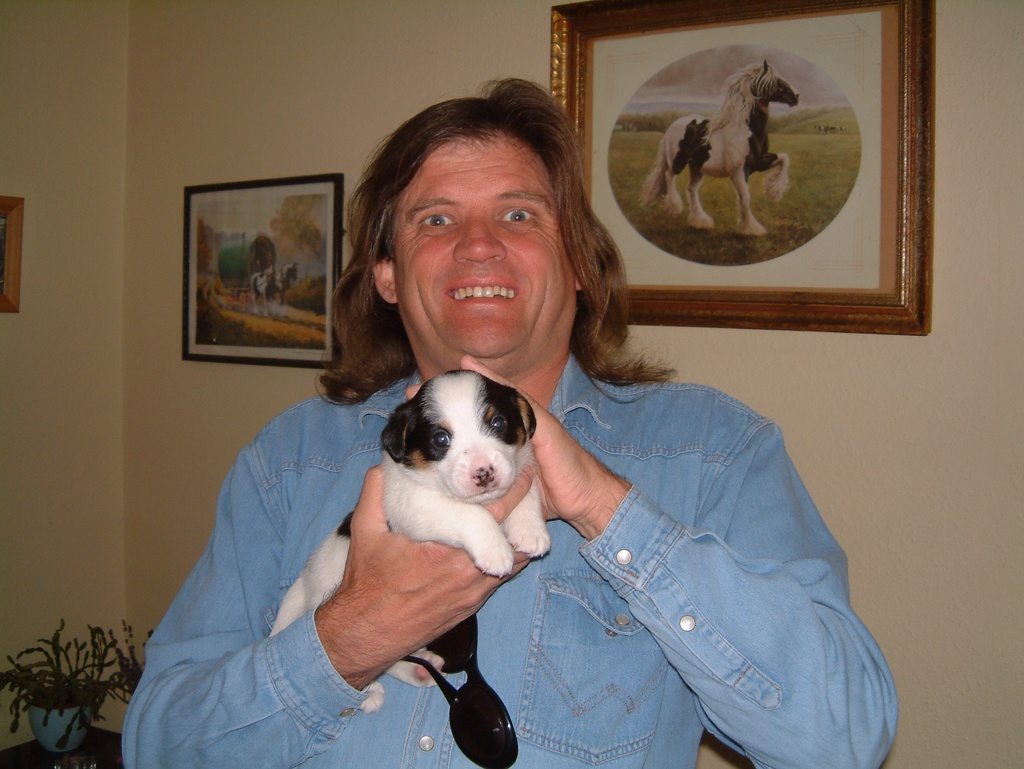
#> input picture midia/person.jpg, 1024 x 769 px, found by its file name
$ python cap_img.py
#> lines starting #> are read from the running program, lines starting #| are printed output that depends on the picture
# importando opencv
import cv2
from cv2 import imread, imshow, waitKey, resize, imwrite

# criando variável para receber o valor da imagem, (passar caminho da imagem)
# caminho para as imagens
dir = '../imagens/'
img = imread(f'{dir}/person.jpg')
#> img is the input picture: shape (769, 1024, 3); mean B, G, R 93.9, 104.3, 117.3

# mostrando img
imshow('imagem: ', img)

#  salvar nova imagem -> ler e salvar
print('nova')
imwrite(f'{dir}/new_person.jpg', img)

# CRIANDO ROI -> Roi é o corte principal para a detecção de determinada parte da imagem
roi_person = img[160:350, 400:580]
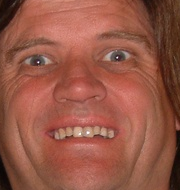
#> roi_person: shape (190, 180, 3); mean B, G, R 70.8, 87.8, 150
# roi_dog = img[370:560, 390:590]
# roi_horse = img[50:230, 650:800]

# mostrando o roi
imshow('Roi: ', roi_person)
# imshow('Roi: ', roi_dog)
# imshow('Roi: ', roi_horse)

#  resize -> redimencionar(objeto_para_redimensionar, (alt, larg))
resize_person = resize(img, (500, 500))
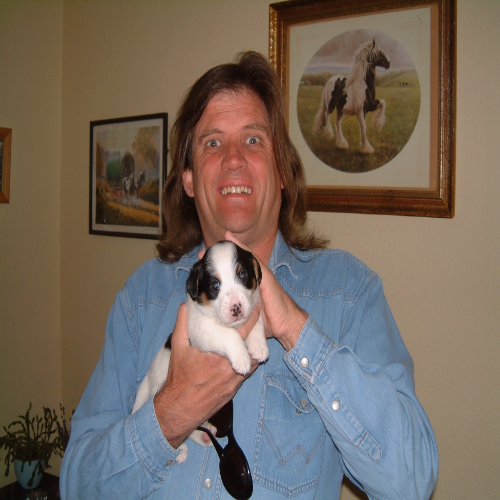
#> resize_person: shape (500, 500, 3); mean B, G, R 93.8, 104.2, 117.2

#  mostrando imagem redimensionada
imshow('Imagem redimensionada: ', resize_person)

# pausa -> para que a execução da imagem não feche
waitKey(0)

$ run again, with midia/cat.jpg copied over midia/person.jpg
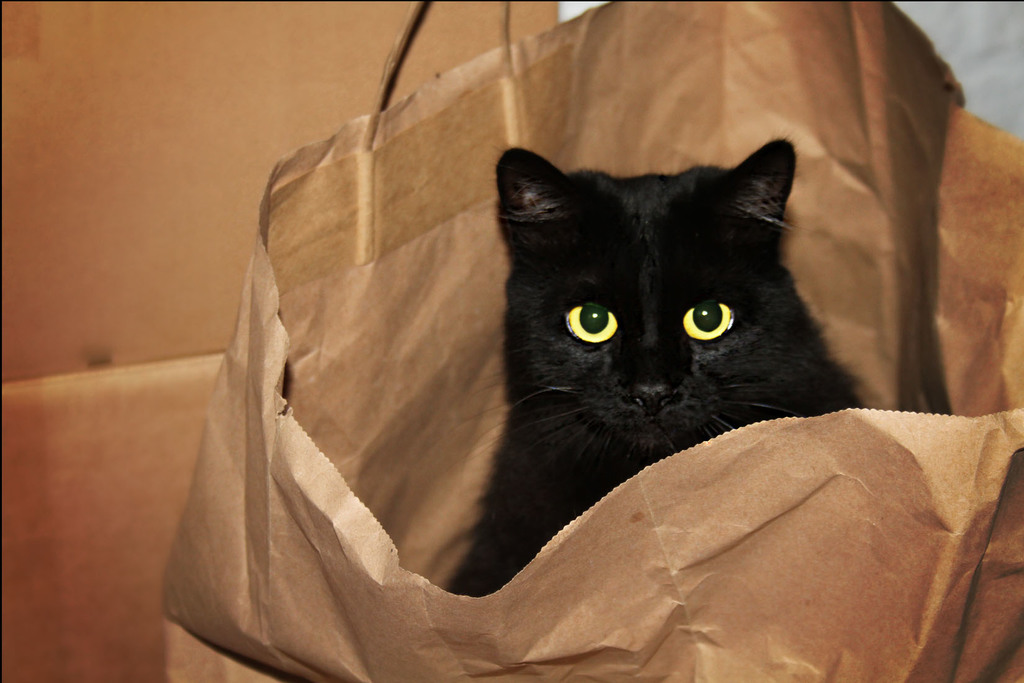
#> input picture midia/cat.jpg, 1024 x 683 px, found by its file name
#> img is the input picture: shape (683, 1024, 3); mean B, G, R 66.4, 97.1, 136
#> `roi_person = img[160:350, 400:580]`:
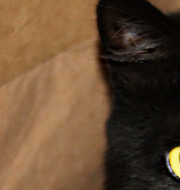
#> roi_person: shape (190, 180, 3); mean B, G, R 50.8, 75.1, 100.7
#> `resize_person = resize(img, (500, 500))`:
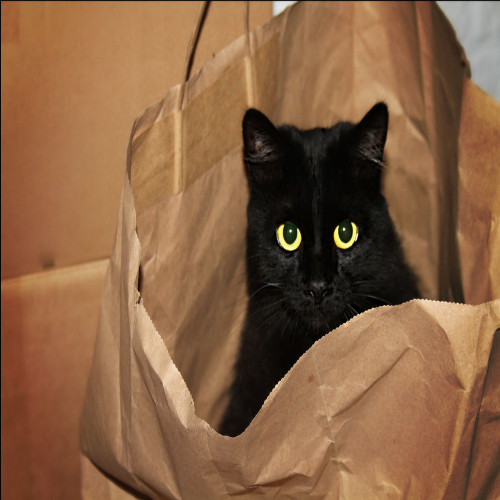
#> resize_person: shape (500, 500, 3); mean B, G, R 66.3, 97, 135.8

$ run again, with midia/dog.jpg copied over midia/person.jpg
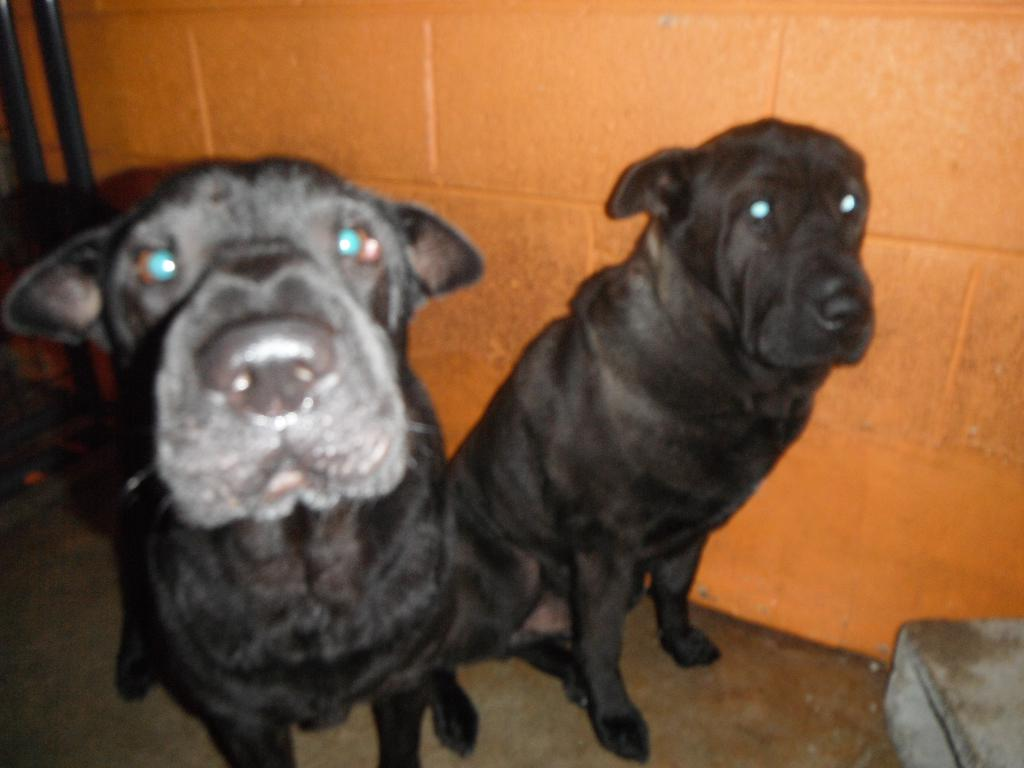
#> input picture midia/dog.jpg, 1024 x 768 px, found by its file name
#> img is the input picture: shape (768, 1024, 3); mean B, G, R 60.4, 87.8, 121.2
#> `roi_person = img[160:350, 400:580]`:
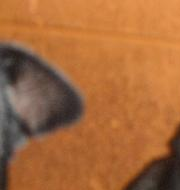
#> roi_person: shape (190, 180, 3); mean B, G, R 60.2, 105.4, 165.2
#> `resize_person = resize(img, (500, 500))`:
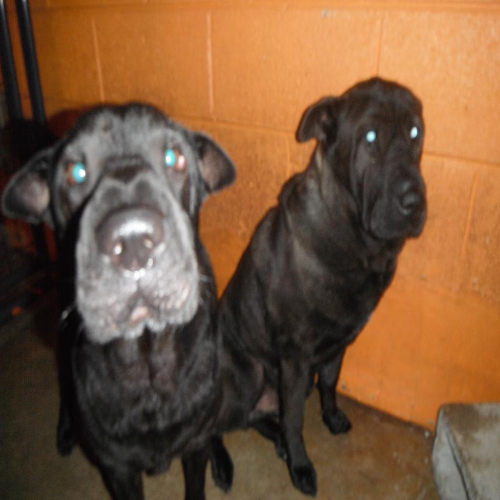
#> resize_person: shape (500, 500, 3); mean B, G, R 60.3, 87.7, 121.1
